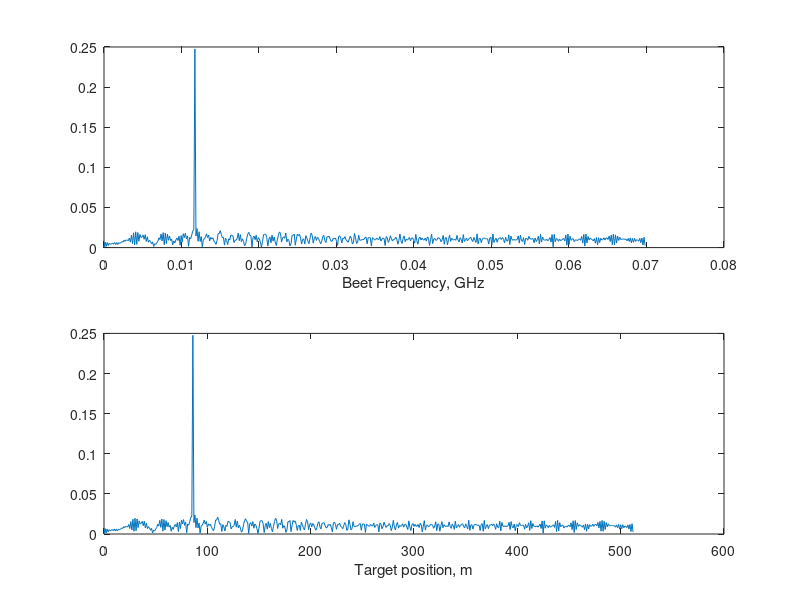
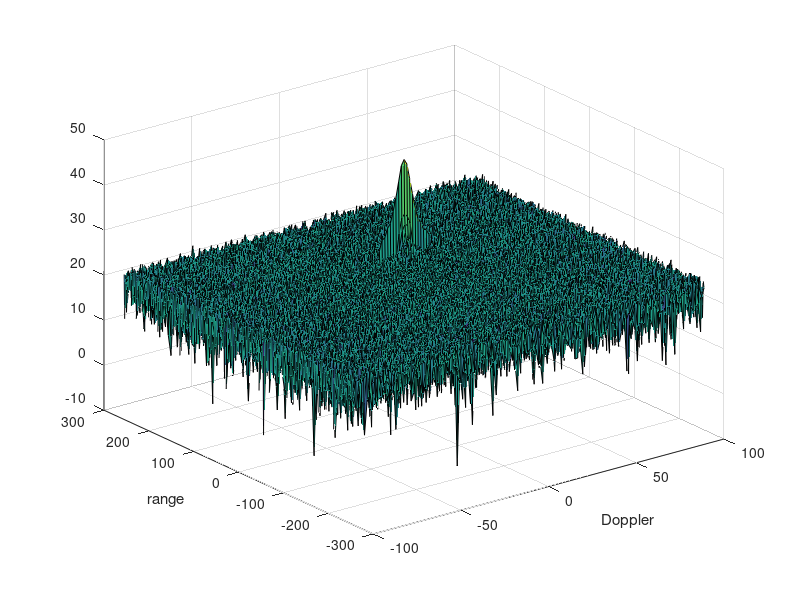

These charts were generated, in order, by the following MATLAB code: (Note: this script raises an error after producing the figures.)
clear all
clc;

%% Radar Specifications 
%%%%%%%%%%%%%%%%%%%%%%%%%%%
% Frequency of operation = 77GHz

% Max Range = 200m
Rmax = 200;

% Range Resolution = 1 m
Rres = 1;

% Max velocity = 100 m/s
Vmax  = 100; % m/s;

% Velocity resoltion
Vres = 3; % m/s
%%%%%%%%%%%%%%%%%%%%%%%%%%%

%speed of light = 3e8
c = 3e8;

%% User Defined Range and Velocity of target
% *%TODO* :
% define the target's initial position and velocity. Note : Velocity
% remains contant
r0 = 86; % m
v = 16.4; % m/s => 59km/h


%% FMCW Waveform Generation

% *%TODO* :
% Design the FMCW waveform by giving the specs of each of its parameters.
% Calculate the Bandwidth (B), Chirp Time (Tchirp) and Slope (slope) of the FMCW
% chirp using the requirements above.


%Operating carrier frequency of Radar 
fc= 77e9;             %carrier freq

Tchirp = 5.5*2*Rmax/c;

%The number of chirps in one sequence. Its ideal to have 2^ value for the ease of running the FFT
%for Doppler Estimation. 
Nd=128;                   % #of doppler cells OR #of sent periods % number of chirps

%The number of samples on each chirp. 
Nr=1024;                  %for length of time OR # of range cells

% Timestamp for running the displacement scenario for every sample on each
% chirp
t=linspace(0,Nd*Tchirp,Nr*Nd); %total time for samples


%Creating the vectors for Tx, Rx and Mix based on the total samples input.
Tx=zeros(1,length(t)); %transmitted signal
Rx=zeros(1,length(t)); %received signal
Mix = zeros(1,length(t)); %beat signal

%Similar vectors for range_covered and time delay.
r_t=zeros(1,length(t));
td=zeros(1,length(t));

B = c / (2*Rres);

slope = B / Tchirp;

%% Signal generation and Moving Target simulation
% Running the radar scenario over the time. 

for i=1:length(t)                 
    % *%TODO* :
    %For each time stamp update the Range of the Target for constant velocity. 
    r_t(i) = r0 + v*t(i);
    td(i) = 2*r_t(i)/c;
    
    % *%TODO* :
    %For each time sample we need update the transmitted and
    %received signal. 
    Tx(i) = cos(2*pi()*(t(i)*(fc + slope*t(i)/2)));
    Rx(i) = cos(2*pi()*((t(i)-td(i))*(fc + slope*(t(i)-td(i))/2)));
    
    % *%TODO* :
    %Now by mixing the Transmit and Receive generate the beat signal
    %This is done by element wise matrix multiplication of Transmit and
    %Receiver Signal
    Mix(i) = Tx(i).* Rx(i);
end

%% RANGE MEASUREMENT

 % *%TODO* :
%reshape the vector into Nr*Nd array. Nr and Nd here would also define the size of
%Range and Doppler FFT respectively.
Mix = reshape(Mix, [Nr*Nd, 1]);

 % *%TODO* :
%run the FFT on the beat signal along the range bins dimension (Nr) and
%normalize.
Mix_fft = fft(Mix, Nr)./Nr;

 % *%TODO* :
% Take the absolute value of FFT output
Mix_fft = abs(Mix_fft);

 % *%TODO* :
% Output of FFT is double sided signal, but we are interested in only one side of the spectrum.
% Hence we throw out half of the samples.
P1 = Mix_fft(1:Nr/2+1);

%plotting the range
 % *%TODO* :
 % plot FFT output 
 
figure ('Name','Range from First FFT')
fs = Nr*Nd/(Nd*Tchirp); % Hz sampling frequency
f = (0:fs/Nr:fs/2);
subplot(2,1,1)
plot(f/10^9, P1); 
xlabel("Beet Frequency, GHz");
range = c * f * Tchirp / (2*B);
subplot(2,1,2)
axis ([0 Rmax 0 1]);
plot(range, P1); 
xlabel("Target position, m");

%% RANGE DOPPLER RESPONSE
% The 2D FFT implementation is already provided here. This will run a 2DFFT
% on the mixed signal (beat signal) output and generate a range doppler
% map.You will implement CFAR on the generated RDM


% Range Doppler Map Generation.

% The output of the 2D FFT is an image that has reponse in the range and
% doppler FFT bins. So, it is important to convert the axis from bin sizes
% to range and doppler based on their Max values.

Mix=reshape(Mix,[Nr, Nd]);

% 2D FFT using the FFT size for both dimensions.
sig_fft2 = fft2(Mix,Nr,Nd);

% Taking just one side of signal from Range dimension.
sig_fft2 = sig_fft2(1:Nr/2,1:Nd);
sig_fft2 = fftshift (sig_fft2);
RDM = abs(sig_fft2);
RDM = 10*log10(RDM) ;

%use the surf function to plot the output of 2DFFT and to show axis in both
%dimensions
doppler_axis = linspace(-Vmax,Vmax,Nd);
range_axis = linspace(-Rmax,Rmax,Nr/2)*((Nr/2)/(2*Rmax));
figure,surf(doppler_axis,range_axis,RDM);
xlabel("Doppler");
ylabel("range");

Nr = Nr / 2;
%% CFAR implementation

%Slide Window through the complete Range Doppler Map

% *%TODO* :
%Select the number of Training Cells in both the dimensions
Tr = 8; % Size of training band in range dimension
Td = 4; % Size of training band in doppler dimension 
% *%TODO* :
%Select the number of Guard Cells in both dimensions around the Cell under 
%test (CUT) for accurate estimation
Gr = 4; % Size of guard band in range dimension 
Gd = 2; % Size of guard band in the doppler dimension

% *%TODO* :
% offset the threshold by SNR value in dB
offset = 10*log10(5);

% *%TODO* :
%Create a vector to store noise_level for each iteration on training cells
noise_level = zeros(Nr, Nd);


% *%TODO* :
%design a loop such that it slides the CUT across range doppler map by
%giving margins at the edges for Training and Guard Cells.
%For every iteration sum the signal level within all the training
%cells. To sum convert the value from logarithmic to linear using db2pow
%function. Average the summed values for all of the training
%cells used. After averaging convert it back to logarithimic using pow2db.
%Further add the offset to it to determine the threshold. Next, compare the
%signal under CUT with this threshold. If the CUT level > threshold assign
%it a value of 1, else equate it to 0.


% Use RDM[x,y] as the matrix from the output of 2D FFT for implementing
% CFAR
total_train = (2*Tr+2*Gr+1)*(2*Td+2*Gd+1)-(1+2*Gd)*(1+2*Gr);

threshold_block = zeros(Nr,Nd);

for i=Tr+Gr+1:(Nr-Tr-Gr)    
    for j=Td+Gd+1:(Nd-Td-Gd)
        % Get copy training cells and guard cells.
        training_cells = db2pow(RDM([i-Gr-Tr:i+Gr+Tr], [j-Gd-Td:j+Gd+Td]));
        
        % Set to zero copy of guard cells.
        training_cells( [i-Gr: i+Gr], [j-Gd: j+Gd] ) = 0;
        
        % Get noise level.
        noise_level(i, j) = sum(training_cells, 'all')/total_train;
        
        % Compute threshold.
        threshold = offset + pow2db(noise_level(i,j));
        
        if RDM(i, j) > threshold
            threshold_block(i, j) = 1;
        else
            threshold_block(i, j) = 0;
        end
    end
end

% *%TODO* :
% The process above will generate a thresholded block, which is smaller 
%than the Range Doppler Map as the CUT cannot be located at the edges of
%matrix. Hence,few cells will not be thresholded. To keep the map size same
% set those values to 0. 
 
% Already done in as threshold_block = zeros(Nr,Nd);

% *%TODO* :
%display the CFAR output using the Surf function like we did for Range
%Doppler Response output.
figure,surf(doppler_axis,range_axis, threshold_block);
xlabel("doppler, Hz");
ylabel("range, m");
colorbar;


 
 